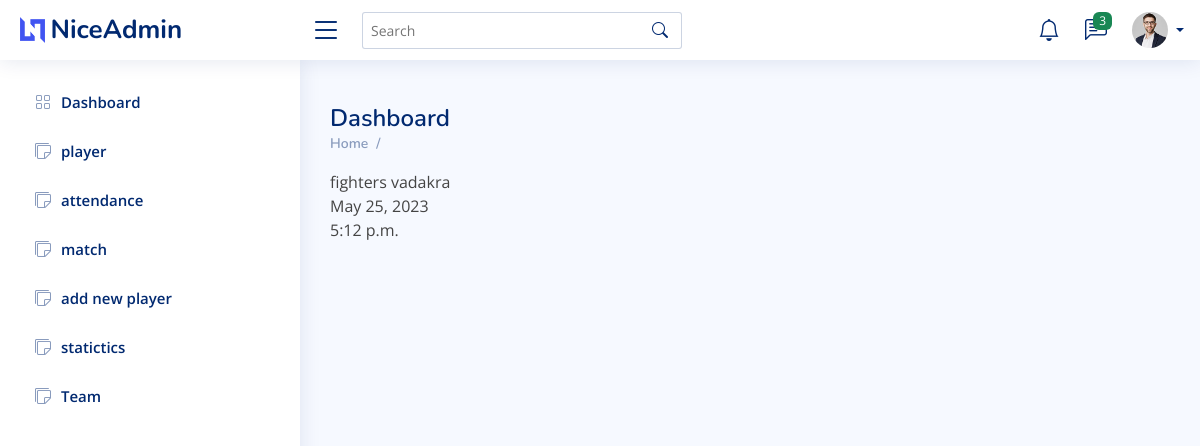
Screenshot of /coach/comingm/ with the database file from the repository.
### staff/models.py (models this page shows, shortened)
class Match(models.Model):
    opposite_team=models.CharField( max_length=50)
    place=models.CharField( max_length=50)
    date=models.DateField( auto_now=False, auto_now_add=False)
    time=models.TimeField( auto_now=False, auto_now_add=False)

### coach/views.py (the view)
# urls.py: path('comingm/', views.comingm, name="comingm"),
def comingm(request):
    a = {"data": Match.objects.all().filter(
        date__gte=date.today()).order_by('date')}
    return render(request, 'coach/comingm.html', a)

### templates/coach/comingm.html
{% extends 'original/coach/main.html' %}
{% block content %}
    {% for i in data %}
    {{i.opposite_team}}<br>
    {{i.date}}<br>
    {{i.time}}<br>
    {% endfor %}
{% endblock content %}

### static/assets/css/style.css (style rules this page uses)
:root { scroll-behavior: smooth; }
body { font-family: "Open Sans", sans-serif; background: #f6f9ff; color: #444444; }

### rows the page displays
Match: opposite_team "fighters vadakra", date "May 25, 2023", time "5:12 p.m."
